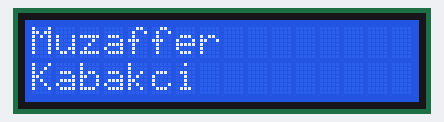
Simulated run of this sketch. Board: Arduino Uno, built with avr-gcc and run on an emulated ATmega328P. Shown: 16×2 character LCD.

Above: at 0.1 s.

The sketch:

Arduino_Lcd_Screen.ino
```cpp
#include <LiquidCrystal_I2C.h>

#include <LiquidCrystal_I2C.h>

LiquidCrystal_I2C lcd(0x27,16,2); // Bu kodu kullanırken ekranda yazı çıkmaz ise 0x27 yerine 0x3f yazınız !!
void setup() {
  lcd.begin();

}

void loop() {
 lcd.setCursor(0,0); // İlk satırın başlangıç noktası
 lcd.print("Muzaffer");
 lcd.setCursor(0,1); // İkinci satırın başlangıç noktası
 lcd.print("Kabakci");
 delay(2000);

 lcd.clear();
}
```
